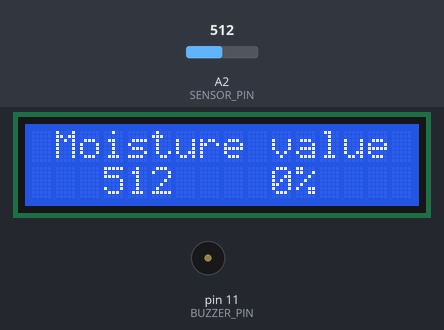
This sketch was run on a simulated Arduino Uno, built with avr-gcc and run on an emulated ATmega328P. Parts: 16×2 character LCD, buzzer (waves = sounding). Inputs (shaded band) come from the test bench; at power-on: A2 (SENSOR_PIN) = 512. What the sketch prints to the serial monitor is not drawn.

Above: at 1.2 s.
1.3 s: A2 (SENSOR_PIN) set to 344
At 2.8 s:
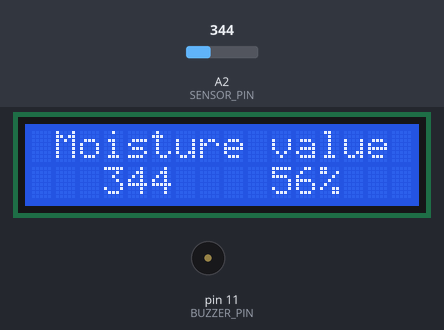
3.1 s: A2 (SENSOR_PIN) set to 325
At 4.4 s:
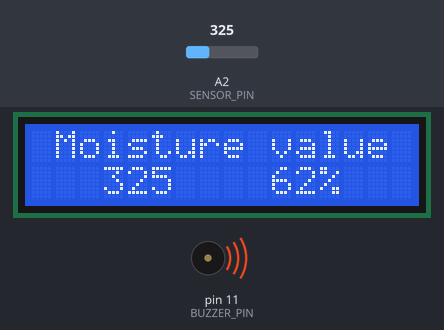
4.7 s: A2 (SENSOR_PIN) set to 306
At 6.1 s:
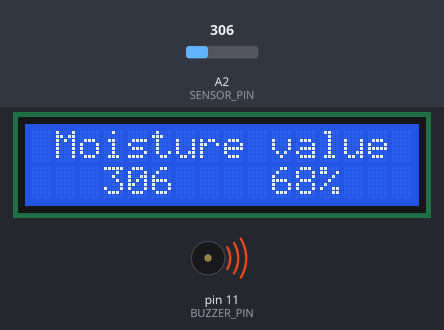
Timing chart, 0 to 7.7 s (numbered marks = the images above; inputs shaded):
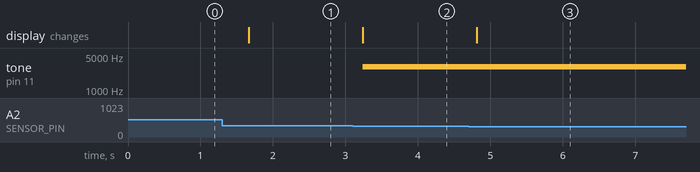

The sketch:

arduino-stk.ino
```cpp
#include <LiquidCrystal_I2C.h>

LiquidCrystal_I2C lcd(0x27, 16, 2);

#define SENSOR_PIN        A2
#define WET_THRESHOLD     210
#define DRY_THRESHOLD     510
#define BUZZER_PIN        11      // conecta un cable del buzzer a digital 8 y otro a GND
#define HUMIDITY_ALERT    60     // porcentaje a partir del cual suena la alarma

void setup() {
  pinMode(BUZZER_PIN, OUTPUT);
  digitalWrite(BUZZER_PIN, LOW);

  Serial.begin(9600);
  lcd.init();
  lcd.backlight();
}

void loop() {
  int value = analogRead(SENSOR_PIN);
  int pct   = map(value, WET_THRESHOLD, DRY_THRESHOLD, 100, 0);
      pct   = constrain(pct, 0, 100);

  // mostrar en LCD
  lcd.setCursor(1,0);
  lcd.print("Moisture value");
  lcd.setCursor(3,1);
  lcd.print(value);
  lcd.print("   ");
  lcd.setCursor(10,1);
  lcd.print(pct);
  lcd.print("% ");

  // enviar por Serial
  Serial.print("Raw: ");
  Serial.print(value);
  Serial.print("  |  H2O%: ");
  Serial.print(pct);
  Serial.println("%");

  // alarma: si supera el umbral, emite tono; si no, apaga
  if (pct >= HUMIDITY_ALERT) {
    tone(BUZZER_PIN, 3000);   // activa buzzer a 1 kHz
  } else {
    noTone(BUZZER_PIN);       // desactiva buzzer
  }

  delay(500);
}
```

Measured:
- the behaviour switches between 333 and 332 on A2 (SENSOR_PIN) (found by bisection; images 1 and 2)
- after the input at 1.3 s, the display: changes after 0.36 s (image 1)
- after the input at 3.1 s, tone on pin 11 (BUZZER_PIN): silent → 3000 Hz after 0.14 s; the display: changes after 0.14 s (image 2)
- after the input at 4.7 s, the display: changes after 0.12 s (image 3)
